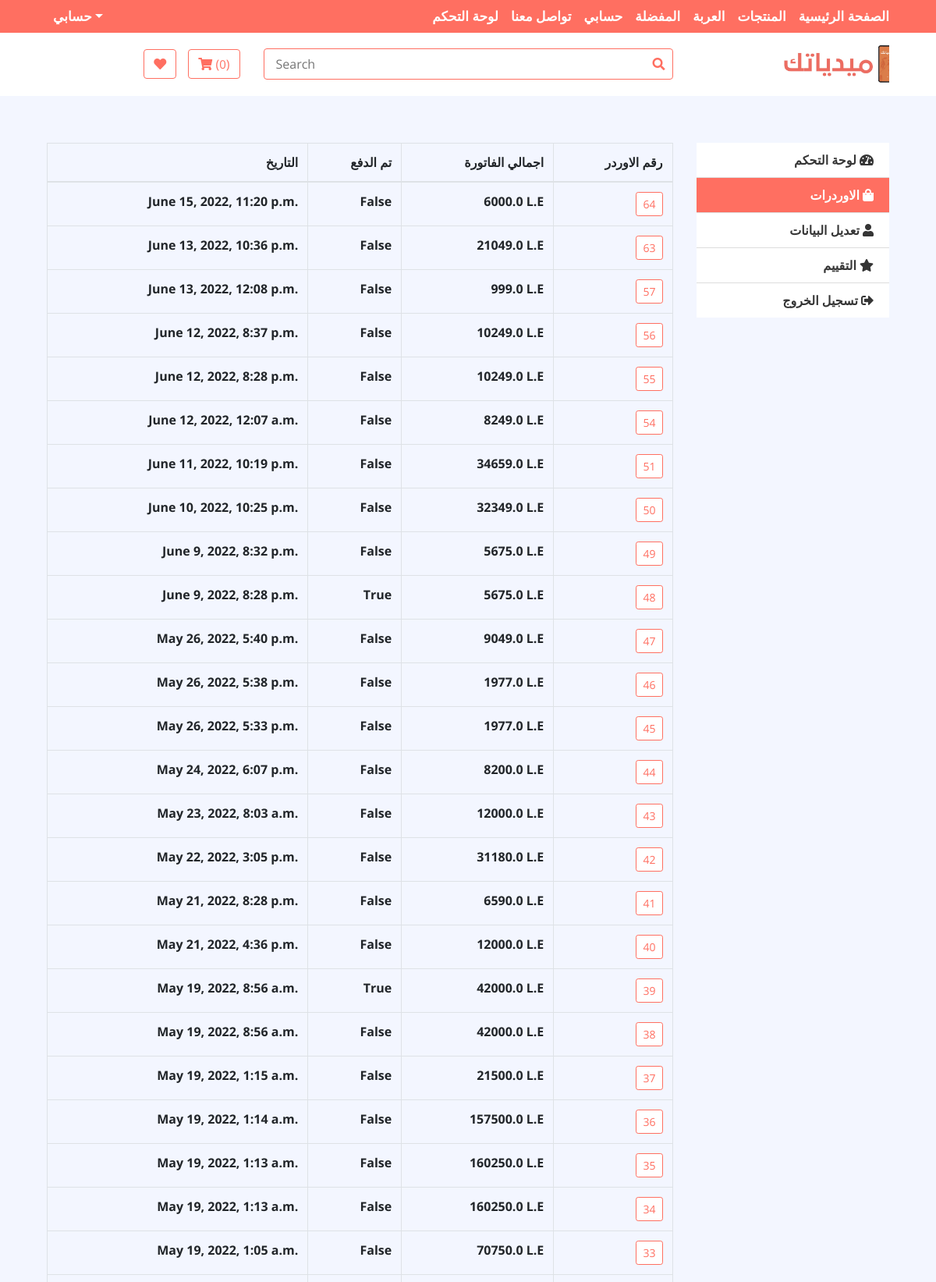
The app's page /my-orders (signed in, upper part) with its own data.
### main/models.py (models this page shows)
class CartOrder(models.Model):
    user=models.ForeignKey(User,on_delete=models.CASCADE,verbose_name = "العميل")
    total_amt=models.FloatField(verbose_name = "اجمالي السعر")
    paid_status=models.BooleanField(default=False,verbose_name = "تم الدفع")
    order_dt=models.DateTimeField(auto_now_add=True,verbose_name = "التاريخ")
    order_status=models.CharField(choices=status_choice,default='في الانتظار',max_length=150, verbose_name="حالة الاوردر")
    name = models.TextField( verbose_name="اسم العميل")
    number = models.IntegerField( verbose_name="رقم الهاتف")
    address = models.TextField(null=True, verbose_name="العنوان")
    pay = models.CharField(max_length=100, blank=True , null=True , verbose_name="الدفع")
    class Meta:
        verbose_name_plural='8. الاوردر'

### main/views.py (the view)
# urls.py: path('my-orders',views.my_orders, name='my_orders'),
@login_required
def my_orders(request):
	orders=CartOrder.objects.filter(user=request.user).order_by('-id')
	return render(request, 'user/orders.html',{'orders':orders})

### main/templates/user/orders.html
{% extends 'base.html' %}
{% load static %}
{% block content %}
<div class="my-account">
	<div class="container-fluid">
		<div class="row">
			<div class="col-md-9">
				<div class="table-responsive">
					<table class="table-bordered table">
						<thead>
							<tr style="text-align: end; font-weight: bolder;">
								<th>التاريخ</th>
								<th>تم الدفع</th>
								<th>اجمالي الفاتورة</th>
								<th>رقم الاوردر</th>
							</tr>
						</thead>
						<tbody>
							{% for order in orders %}
							<tr style="text-align: end; font-weight: bolder;">
								<td>{{order.order_dt}}</td>
								<td>{{order.paid_status}}</td>
								<td>{{order.total_amt}} L.E</td>
								<td><a href="{% url 'my_order_items' order.id %}" class="btn btn-sm btn-dark">{{order.id}}</a></td>
							</tr>
							{% endfor %}
						</tbody>
					</table>
				</div>
			</div>
		<div class="col-md-3" >
			{% include 'user/user-sidebar.html' %}
		</div>
	</div>
</div>
</div>
{% endblock %}

### mobilestore/static/style.css (style rules this page uses)
body { color: #353535; font-family: 'Open Sans', sans-serif; font-weight: 400; background: #f3f6ff; }
a { color: #FF6F61; }
@media (min-width: 992px) { .container-fluid { padding-right: 60px; padding-left: 60px; } }
.btn { color: #FF6F61; background: #ffffff; border: 1px solid #FF6F61; }
.my-account { position: relative; padding: 30px 0; }

### records on screen
CartOrder: order_dt "June 15, 2022, 11:20 p.m.", paid_status "False", total_amt "6000.0", id "64"
CartOrder: order_dt "June 13, 2022, 10:36 p.m.", paid_status "False", total_amt "21049.0", id "63"
CartOrder: order_dt "June 13, 2022, 12:08 p.m.", paid_status "False", total_amt "999.0", id "57"
CartOrder: order_dt "June 12, 2022, 8:37 p.m.", paid_status "False", total_amt "10249.0", id "56"
CartOrder: order_dt "June 12, 2022, 8:28 p.m.", paid_status "False", total_amt "10249.0", id "55"
CartOrder: order_dt "June 12, 2022, 12:07 a.m.", paid_status "False", total_amt "8249.0", id "54"
CartOrder: order_dt "June 11, 2022, 10:19 p.m.", paid_status "False", total_amt "34659.0", id "51"
CartOrder: order_dt "June 10, 2022, 10:25 p.m.", paid_status "False", total_amt "32349.0", id "50"
CartOrder: order_dt "June 9, 2022, 8:32 p.m.", paid_status "False", total_amt "5675.0", id "49"
CartOrder: order_dt "June 9, 2022, 8:28 p.m.", paid_status "True", total_amt "5675.0", id "48"
CartOrder: order_dt "May 26, 2022, 5:40 p.m.", paid_status "False", total_amt "9049.0", id "47"
CartOrder: order_dt "May 26, 2022, 5:38 p.m.", paid_status "False", total_amt "1977.0", id "46"
CartOrder: order_dt "May 26, 2022, 5:33 p.m.", paid_status "False", total_amt "1977.0", id "45"
CartOrder: order_dt "May 24, 2022, 6:07 p.m.", paid_status "False", total_amt "8200.0", id "44"
CartOrder: order_dt "May 23, 2022, 8:03 a.m.", paid_status "False", total_amt "12000.0", id "43"
CartOrder: order_dt "May 22, 2022, 3:05 p.m.", paid_status "False", total_amt "31180.0", id "42"
CartOrder: order_dt "May 21, 2022, 8:28 p.m.", paid_status "False", total_amt "6590.0", id "41"
CartOrder: order_dt "May 21, 2022, 4:36 p.m.", paid_status "False", total_amt "12000.0", id "40"
CartOrder: order_dt "May 19, 2022, 8:56 a.m.", paid_status "True", total_amt "42000.0", id "39"
CartOrder: order_dt "May 19, 2022, 8:56 a.m.", paid_status "False", total_amt "42000.0", id "38"
CartOrder: order_dt "May 19, 2022, 1:15 a.m.", paid_status "False", total_amt "21500.0", id "37"
CartOrder: order_dt "May 19, 2022, 1:14 a.m.", paid_status "False", total_amt "157500.0", id "36"
CartOrder: order_dt "May 19, 2022, 1:13 a.m.", paid_status "False", total_amt "160250.0", id "35"
CartOrder: order_dt "May 19, 2022, 1:13 a.m.", paid_status "False", total_amt "160250.0", id "34"
CartOrder: order_dt "May 19, 2022, 1:05 a.m.", paid_status "False", total_amt "70750.0", id "33"

### other values on screen
{{ request.session.cartdata|length }} "0"
